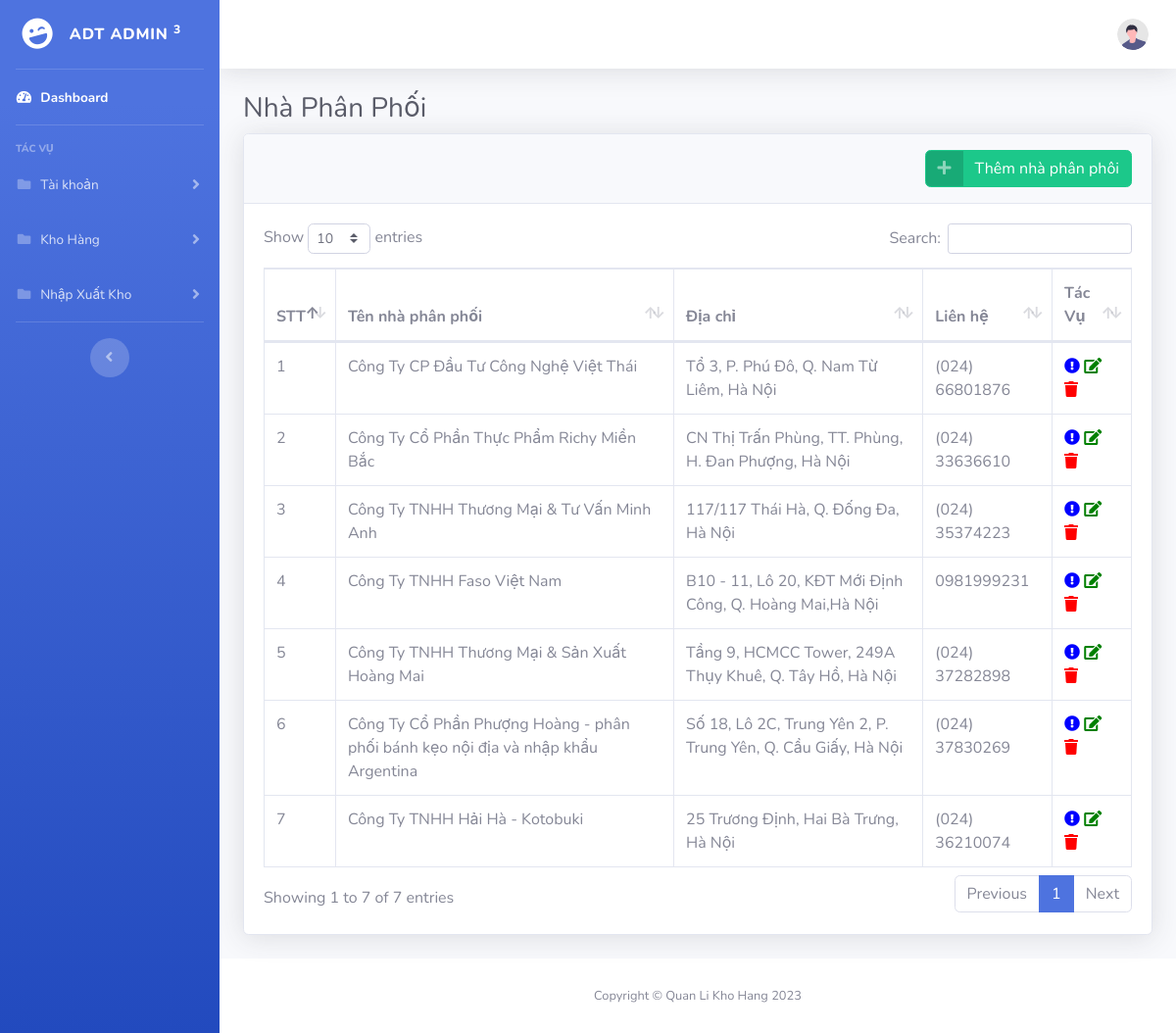
The page /quanlikhohang/dsnhaphanphoi.php (signed in) on the database as committed earlier.
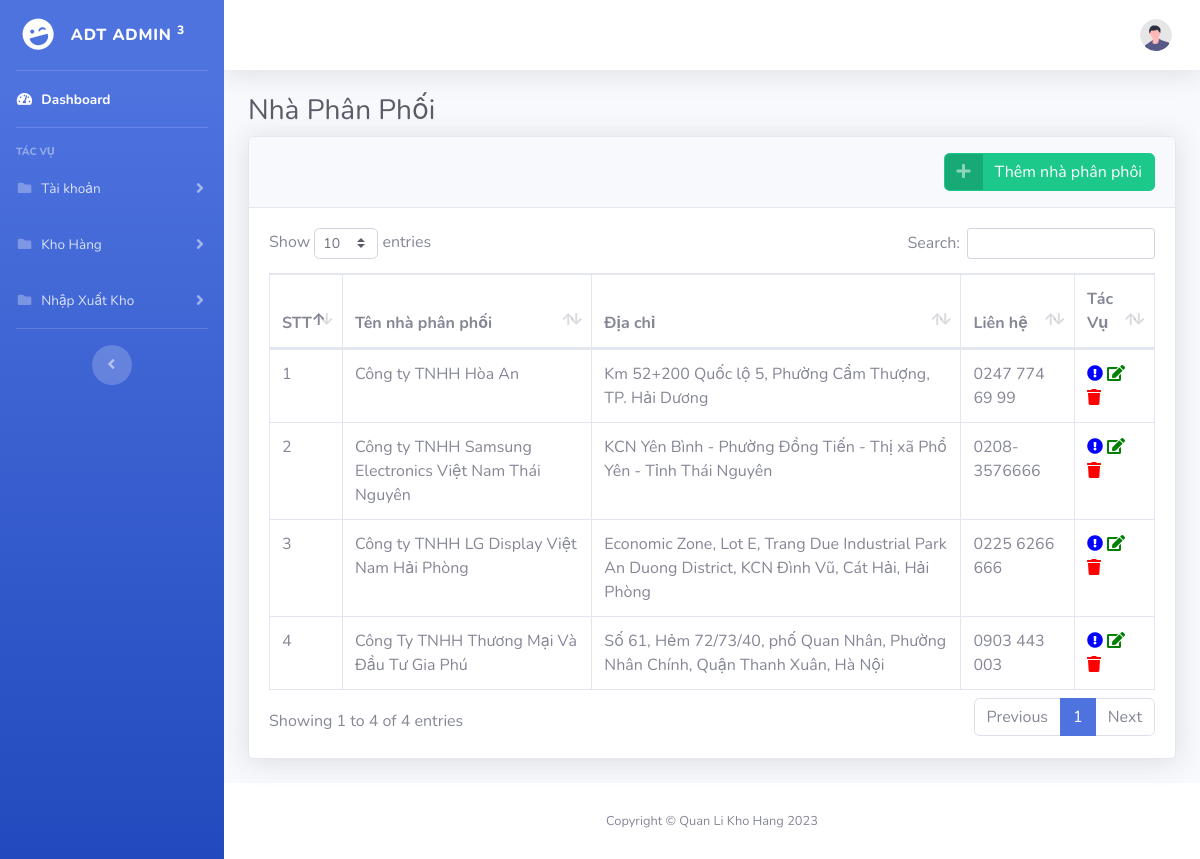
The same page on the database as committed later.
### tables this page shows
CREATE TABLE `nhaphanphoi` (
  `id` int(11) NOT NULL,
  `tenNhaPhanPhoi` varchar(255) NOT NULL,
  `dienThoai` varchar(20) NOT NULL,
  `diaChi` varchar(255) NOT NULL
);

### quanlikhohang/dsnhaphanphoi.php (the view, shortened to what the changed rows need)
<!DOCTYPE html>
<html lang="en">
<head>
    <link href="../vendor/fontawesome-free/css/all.min.css" rel="stylesheet" type="text/css">
    <link href="../css/sb-admin-2.min.css" rel="stylesheet">
    <link href="../vendor/datatables/dataTables.bootstrap4.min.css" rel="stylesheet">
</head>
<body id="page-top">
    <div id="wrapper">
        <div id="content-wrapper" class="d-flex flex-column">
            <div id="content">
                <div class="container-fluid">
                    <h1 class="h3 mb-2 text-gray-800"> Nhà Phân Phối </h1>
                    <div class="card shadow mb-4">
                        <div class="card-body">
                            <div class="table-responsive">
                                <table class="table table-bordered" id="dataTable" width="100%" cellspacing="0">
                                    <thead>
                                        <tr>
                                            <th>STT</th>
                                            <th>Tên nhà phân phối</th>
                                            <th> Địa chỉ </th>
                                            <th> Liên hệ </th>
                                            <th> Tác Vụ </th>
                                        </tr>
                                    </thead>
                                    <tbody>
                                        <?php
                                        require "../connection.php";
                                        $sql = "SELECT * FROM  nhaphanphoi";
                                        $nhaphanphoi = mysqli_query($conn, $sql);
                                        $counter = 1;
                                        ?>
                                        <?php while ($row = $nhaphanphoi->fetch_assoc()) {
                                            $cnt = $counter;
                                            $counter++;
                                            $id = $row['id'];
                                            $tenNhaPhanPhoi = $row['tenNhaPhanPhoi'];
                                            $diaChi = $row['diaChi'];
                                            $dienThoai = $row['dienThoai'];
                                        ?>
                                            <tr>
                                                <td>
                                                    <?php echo $cnt; ?>
                                                </td>
                                                <td>
                                                    <?php echo $tenNhaPhanPhoi; ?>
                                                </td>
                                                <td>
                                                    <?php echo $diaChi; ?>
                                                </td>
                                                <td>
                                                    <?php echo $dienThoai; ?>
                                                </td>
                                                    <td>
                                                        <a href='dssanphambynhaphanphoi.php?nhaPhanPhoiId=<?php echo $id; ?>' style='color: blue'>
                                                            <i class="fas fa-exclamation-circle"></i>
                                                        </a>
                                                        <a href='updatenhaphanphoi.php?updateid=<?php echo $id; ?>' style='color: green'>
                                                            <i class="fas fa-edit"></i>
                                                        </a>
                                                        <a href="deletenhaphanphoi.php?deletedid=<?php echo $id; ?>" style='color: red'>
                                                            <i class="fas fa-trash"></i>
                                                        </a>
                                                    </td>
                                            </tr>
                                        <?php }
                                        ; ?>
                                    </tbody>
                                </table>
                            </div>
                        </div>
                    </div>
                </div>
            </div>
        </div>
    </div>
</body>
</html>

Rows that differ between the two databases and show on the page:
removed nhaphanphoi: cnt "1", tenNhaPhanPhoi "Công Ty CP Đầu Tư Công Nghệ Việt Thái", diaChi "Tổ 3, P. Phú Đô, Q. Nam Từ Liêm, Hà Nội", dienThoai "(024) 66801876"
removed nhaphanphoi: cnt "2", tenNhaPhanPhoi "Công Ty Cổ Phần Thực Phẩm Richy Miền Bắc", diaChi "CN Thị Trấn Phùng, TT. Phùng, H. Đan Phượng, Hà Nội", dienThoai "(024) 33636610"
removed nhaphanphoi: cnt "3", tenNhaPhanPhoi "Công Ty TNHH Thương Mại & Tư Vấn Minh Anh", diaChi "117/117 Thái Hà, Q. Đống Đa, Hà Nội", dienThoai "(024) 35374223"
removed nhaphanphoi: cnt "5", tenNhaPhanPhoi "Công Ty TNHH Thương Mại & Sản Xuất Hoàng Mai", diaChi "Tầng 9, HCMCC Tower, 249A Thụy Khuê, Q. Tây Hồ, Hà Nội", dienThoai "(024) 37282898"
removed nhaphanphoi: cnt "6", tenNhaPhanPhoi "Công Ty Cổ Phần Phượng Hoàng - phân phối bánh kẹo nội địa và nhập khẩu Argentina", diaChi "Số 18, Lô 2C, Trung Yên 2, P. Trung Yên, Q. Cầu Giấy, Hà Nội", dienThoai "(024) 37830269"
removed nhaphanphoi: cnt "7", tenNhaPhanPhoi "Công Ty TNHH Hải Hà - Kotobuki", diaChi "25 Trương Định, Hai Bà Trưng, Hà Nội", dienThoai "(024) 36210074"
added nhaphanphoi: cnt "1", tenNhaPhanPhoi "Công ty TNHH Hòa An", diaChi "Km 52+200 Quốc lộ 5, Phường Cẩm Thượng, TP. Hải Dương", dienThoai "0247 774 69 99"
added nhaphanphoi: cnt "2", tenNhaPhanPhoi "Công ty TNHH Samsung Electronics Việt Nam Thái Nguyên", diaChi "KCN Yên Bình - Phường Đồng Tiến - Thị xã Phổ Yên - Tỉnh Thái Nguyên", dienThoai "0208-3576666"
added nhaphanphoi: cnt "3", tenNhaPhanPhoi "Công ty TNHH LG Display Việt Nam Hải Phòng", diaChi "Economic Zone, Lot E, Trang Due Industrial Park An Duong District, KCN Đình Vũ, Cát Hải, Hải Phòng", dienThoai "0225 6266 666"
changed nhaphanphoi: tenNhaPhanPhoi "Công Ty TNHH Faso Việt Nam" → "Công Ty TNHH Thương Mại Và Đầu Tư Gia Phú"; diaChi "B10 - 11, Lô 20, KĐT Mới Định Công, Q. Hoàng Mai,Hà Nội" → "Số 61, Hẻm 72/73/40, phố Quan Nhân, Phường Nhân Chính, Quận Thanh Xuân, Hà Nội"; dienThoai "0981999231" → "0903 443 003"
Other text that changed with them:
text written by a page script: "Show entries Search: Showing 1 to 7 of 7 entries Previous 1 Next" → "Show entries Search: Showing 1 to 4 of 4 entries Previous 1 Next"
